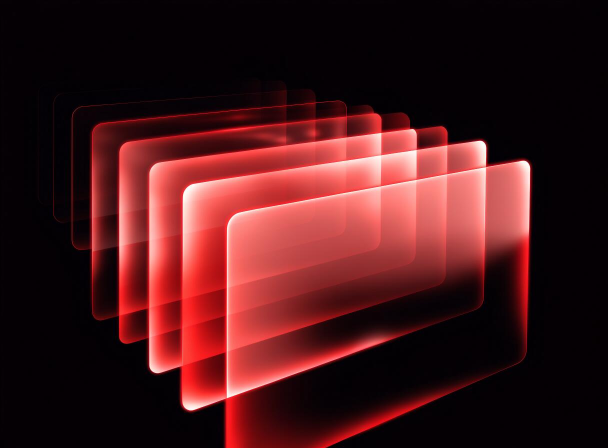
#> input picture assets/app/src/cards.jpg, 1216 x 896 px (shown at 1/2 size)
$ python -i vfx_texture.py   (imports and definitions only)
#> lines starting #> are read from the running program, lines starting #| are printed output that depends on the picture
#> further down, picture is the input picture: PIL image 1216x896 RGB; mean R, G, B 71.2, 24.2, 26.6
"""Turn ChatGPT pictures into Roblox particle textures.
Needs Pillow: pip install pillow

  python vfx_texture.py alpha  in.png out.png [--size 512] [--keep-color]
      Picture drawn white/bright on a BLACK background -> PNG with a real transparent background.
      Brightness becomes alpha. Default makes the texture pure white (tint it in Studio with Color),
      --keep-color keeps the picture's own colors. Size is rounded to a power of two (max 1024).

  python vfx_texture.py flipbook out.png frame1.png frame2.png ... [--grid 4]
      Packs frames (any count up to grid*grid) into a 1024x1024 sheet for FlipbookLayout Grid2x2/4x4/8x8.
      Frames are run through the same black-to-alpha step and get a small margin so edges don't bleed.

  python vfx_texture.py split sheet.png out.png --grid 4 [--keep-color]
      ChatGPT made the whole sheet in one picture? Cleans it, re-centers each cell and rebuilds a clean 1024 sheet.
"""
import sys, argparse
from PIL import Image, ImageOps

# [4 lines left out: function pow2, not called in this run]

def to_alpha(img, keep_color=False, gamma=1.0, stretch=True):
#> called with keep_color = False, gamma = 1, stretch = True
    img = img.convert('RGB')
    lum = ImageOps.grayscale(img)
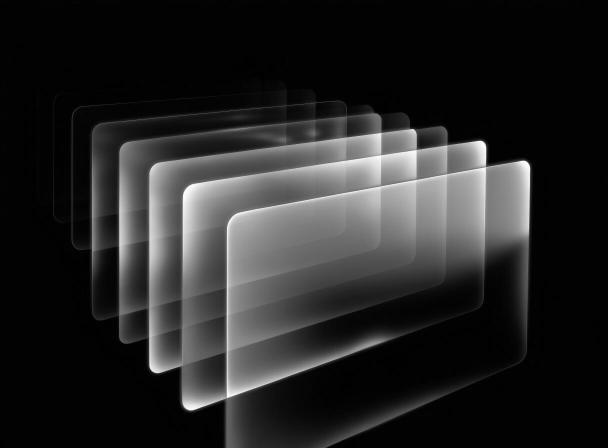
#> lum: PIL image 1216x896 L (shown at 1/2 size); min 0, max 255, mean 38.5
    if gamma != 1.0: lum = lum.point(lambda v: int(255 * (v / 255) ** gamma))
    if stretch: lum = ImageOps.autocontrast(lum, cutoff=1)  # darkest -> 0 (clear), brightest -> 255 (solid)
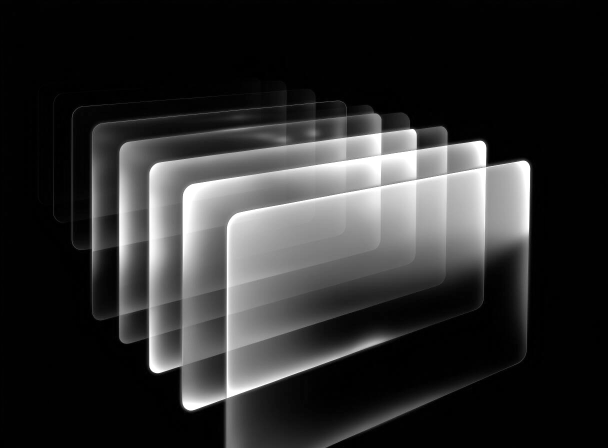
#> lum: PIL image 1216x896 L (shown at 1/2 size); min 0, max 255, mean 45.5
    if keep_color:
        # un-premultiply so colors stay bright where alpha is low
        px, a = img.load(), lum.load()
        out = Image.new('RGBA', img.size)
        o = out.load()
        for y in range(img.size[1]):
            for x in range(img.size[0]):
                al = a[x, y]
                r, g, b = px[x, y]
                k = 255 / al if al else 0
                o[x, y] = (min(255, int(r * k)), min(255, int(g * k)), min(255, int(b * k)), al)
        return out
    out = Image.new('RGBA', img.size, (255, 255, 255, 0))
    out.putalpha(lum)
    return out

# [44 lines left out: functions fit, sheet, main, not called in this run]

# [2 lines not run here, left out]

>>> from PIL import Image
>>> picture = Image.open('../../../assets/app/src/cards.jpg')
>>> result = to_alpha(picture)

$ run again, on assets/app/src/hero.jpg
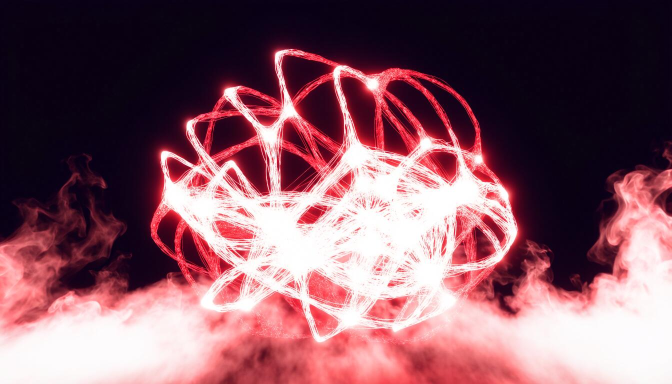
#> input picture assets/app/src/hero.jpg, 1344 x 768 px (shown at 1/2 size)
#> picture is the input picture: PIL image 1344x768 RGB; mean R, G, B 132.7, 88.3, 100.3
#> in to_alpha, `lum = ImageOps.grayscale(img)`:
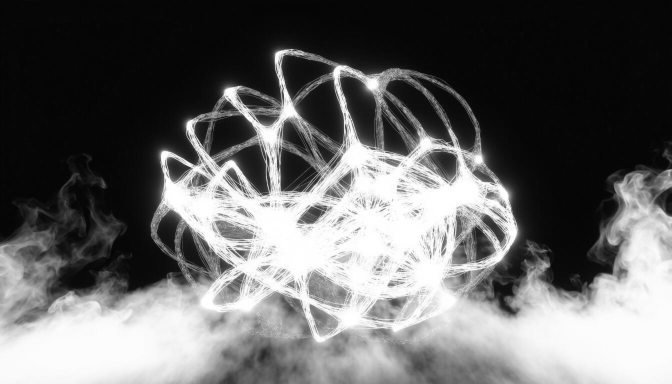
#> lum: PIL image 1344x768 L (shown at 1/2 size); min 2, max 255, mean 103

$ run again, on assets/app/src/swarm.jpg
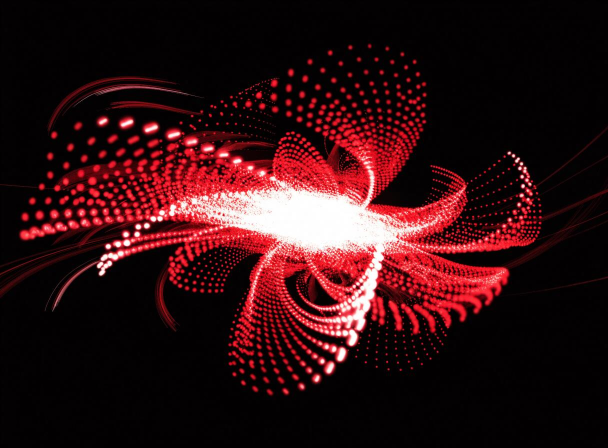
#> input picture assets/app/src/swarm.jpg, 1216 x 896 px (shown at 1/2 size)
#> picture is the input picture: PIL image 1216x896 RGB; mean R, G, B 49, 16.8, 19.4
#> in to_alpha, `lum = ImageOps.grayscale(img)`:
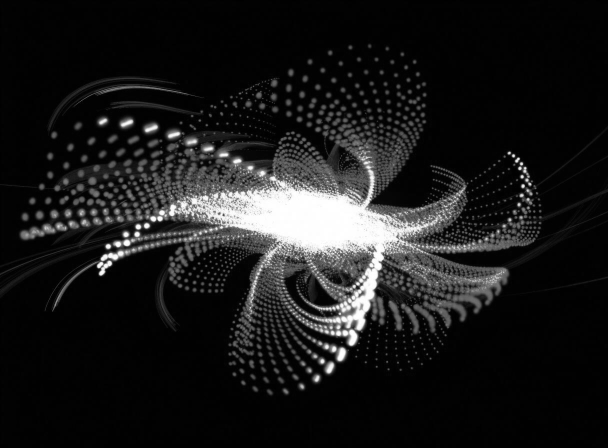
#> lum: PIL image 1216x896 L (shown at 1/2 size); min 0, max 255, mean 26.9
